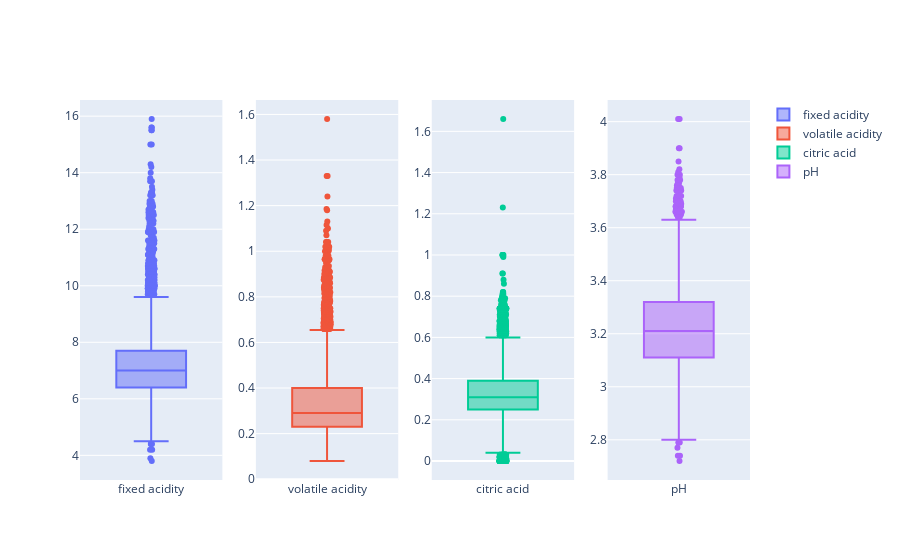

Notebook code for this chart:
### Code cell
vars = ['fixed acidity', 'volatile acidity', 'citric acid','pH']
fig = make_subplots(rows=1, cols=len(vars))
for i, var in enumerate(vars):
    fig.add_trace(
        go.Box(y=df_combined[var],
        name=var),
        row=1, col=i+1
    )

fig.update_traces(boxpoints='outliers', jitter=.1)

### Figure 1 — Plotly figure (JSON) as saved in the notebook; plotly's stock layout.template omitted (floating-point values rounded to 4 significant figures; data arrays with more than 128 entries replaced by an {"elided": "..."} marker saying what was removed)
{"data": [{"boxpoints": "outliers", "jitter": 0.1, "name": "fixed acidity", "type": "box", "xaxis": "x", "y": {"elided": "6497 float values"}, "yaxis": "y"}, {"boxpoints": "outliers", "jitter": 0.1, "name": "volatile acidity", "type": "box", "xaxis": "x2", "y": {"elided": "6497 float values"}, "yaxis": "y2"}, {"boxpoints": "outliers", "jitter": 0.1, "name": "citric acid", "type": "box", "xaxis": "x3", "y": {"elided": "6497 float values"}, "yaxis": "y3"}, {"boxpoints": "outliers", "jitter": 0.1, "name": "pH", "type": "box", "xaxis": "x4", "y": {"elided": "6497 float values"}, "yaxis": "y4"}], "layout": {"autosize": true, "xaxis": {"anchor": "y", "autorange": true, "domain": [0, 0.2125], "range": [-0.5, 0.5], "type": "category"}, "xaxis2": {"anchor": "y2", "autorange": true, "domain": [0.2625, 0.475], "range": [-0.5, 0.5], "type": "category"}, "xaxis3": {"anchor": "y3", "autorange": true, "domain": [0.525, 0.7375], "range": [-0.5, 0.5], "type": "category"}, "xaxis4": {"anchor": "y4", "autorange": true, "domain": [0.7875, 1], "range": [-0.5, 0.5], "type": "category"}, "yaxis": {"anchor": "x", "autorange": true, "domain": [0, 1], "range": [3.128, 16.57], "type": "linear"}, "yaxis2": {"anchor": "x2", "autorange": true, "domain": [0, 1], "range": [-0.003333, 1.663], "type": "linear"}, "yaxis3": {"anchor": "x3", "autorange": true, "domain": [0, 1], "range": [-0.09222, 1.752], "type": "linear"}, "yaxis4": {"anchor": "x4", "autorange": true, "domain": [0, 1], "range": [2.648, 4.082], "type": "linear"}}}
